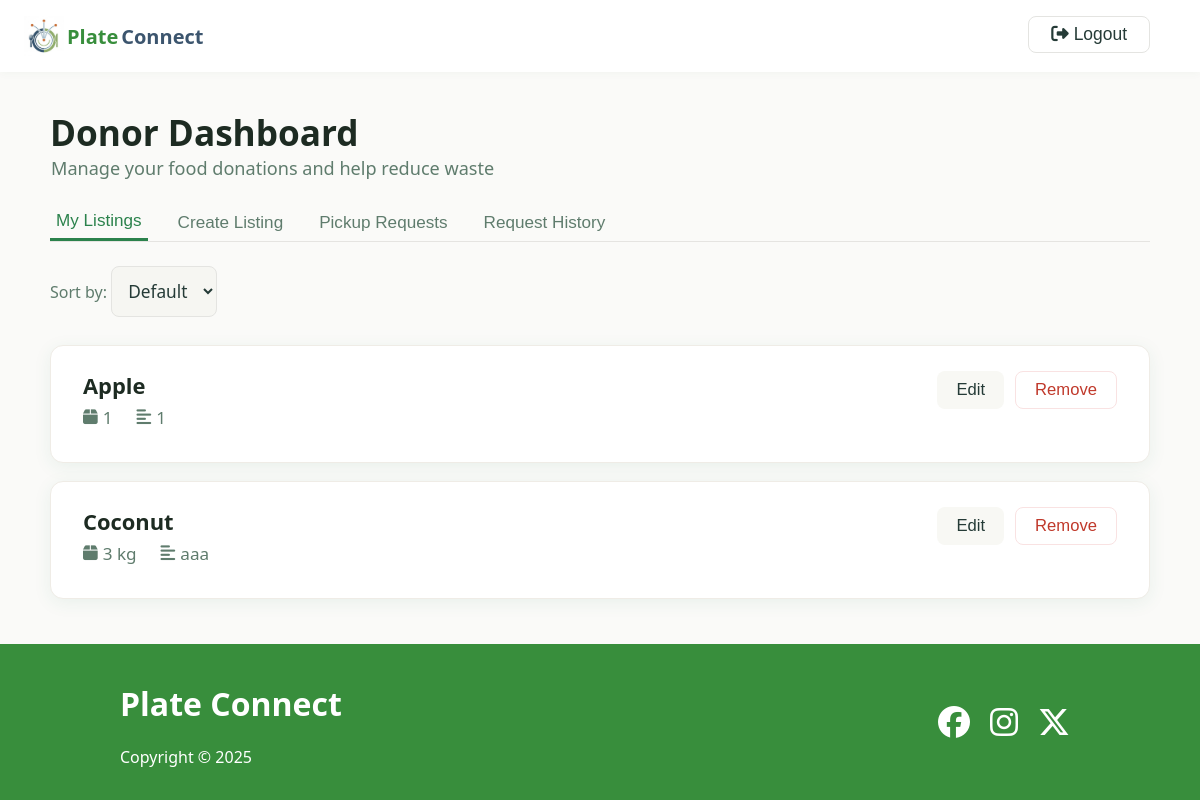
/donor_dashboard (signed in), run on an earlier commit of the app's database.
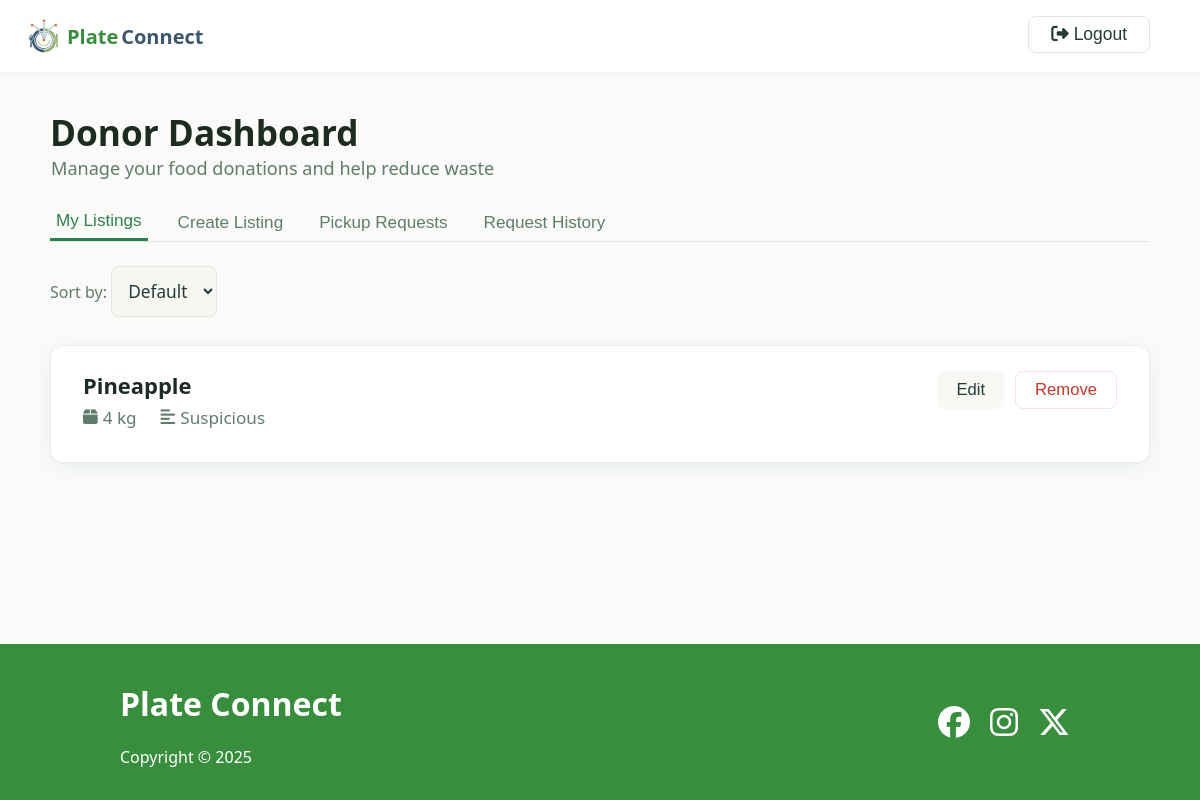
And on a later commit of the database.
### app.py (models this page shows)
class Listing(db.Model):
    id = db.Column(db.Integer, primary_key=True)
    donor_id = db.Column(db.Integer, db.ForeignKey("user.id"), nullable=False)
    food_type = db.Column(db.String(50), nullable=False)
    quantity = db.Column(db.String(50), nullable=False)
    description = db.Column(db.String(200))
    address = db.Column(db.String(200), nullable=False)
    donor = db.relationship("User", backref="listings")
    __table_args__ = {"sqlite_autoincrement": True}

### app.py (the view)
@app.route("/donor_dashboard")
def donor_dashboard():
    donor_id = session.get("user_id")
    if donor_id is None:
        return redirect(url_for("login"))
    listings = Listing.query.filter_by(donor_id=donor_id).all()
    pickup_requests = []
    for listing in listings:
        requests = Request.query.filter_by(
            listing_id=listing.id, status="pending"
        ).all()
        for req in requests:
            ngo_user = User.query.get(req.ngo_id)
            pickup_requests.append(
                {"listing": listing, "ngo": ngo_user, "request": req}
            )
    history_items = History.query.filter(
        History.donor_id == donor_id, History.status.in_(["approved", "removed"])
    ).all()
    request_history = []
    for h in history_items:
        ngo_user = User.query.get(h.ngo_id) if h.ngo_id else None
        request_history.append(
            {
                "id": h.id,
                "food_type": h.food_type,
                "quantity": h.quantity,
                "description": h.description,
                "ngo_name": ngo_user.name if ngo_user else None,
                "status": h.status,
            }
        )
    return render_template(
        "donor_dashboard.html",
        listings=listings,
        pickup_requests=pickup_requests,
        request_history=request_history,
    )

### templates/donor_dashboard.html (shortened to what this page needs)
<!DOCTYPE html>
<html lang="en">
<head>
    <link rel="stylesheet" href="{{ url_for('static', filename='style.css') }}">
    <link rel="stylesheet" href="{{ url_for('static', filename='donor_dashboard.css') }}">
    <link rel="stylesheet" href="https://cdnjs.cloudflare.com/ajax/libs/font-awesome/6.4.2/css/all.min.css">
</head>
<body>
    <main>
        <header class="header">
            <div class="logo">
                <img src="../static/images/logo.png" alt="">
                <a href="/" class="logo-text green-font">Plate</a>
                <a href="/" class="logo-text dark-blue-font">Connect</a>
                <form class='logout' method="POST" action="{{ url_for('logout') }}">
                    <button type="submit" class="back-btn"><i class="fa fa-sign-out-alt"></i> Logout</button>
                </form>
            </div>
        </header>
        <div class="dashboard-container">
            <div class="dashboard-header">
                <div>
                    <h1 class="dashboard-title">Donor Dashboard</h1>
                    <div class="dashboard-subtitle">Manage your food donations and help reduce waste</div>
                </div>
            </div>
            <div class="dashboard-tabs">
                <button class="dashboard-tab active" onclick="showTab('listings')">My Listings</button>
                <button class="dashboard-tab" onclick="showTab('create')">Create Listing</button>
                <button class="dashboard-tab" onclick="showTab('requests')">Pickup Requests</button>
                <button class="dashboard-tab" onclick="showTab('history')">Request History</button>
            </div>
            <div id="tab-listings" class="listings-table">
                {% if listings %}
                <div style="margin-bottom: 8px;">
                    <label for="sort-listings" style="font-weight: 500; color: #5f7c6d;">Sort by:</label>
                    <select id="sort-listings" onchange="sortListings()">
                        <option value="default">Default</option>
                    </select>
                </div>
                {% for listing in listings %}
                <div class="listing-card" data-id="{{ listing.id }}">
                    <div class="listing-details">
                        <div class="listing-title">
                            {{ listing.food_type }}
                        </div>
                        <div class="listing-meta">
                            <span><i class="fa fa-box icon"></i> {{ listing.quantity }}</span>
                            <span><i class="fa fa-align-left icon"></i> {{ listing.description }}</span>
                        </div>
                    </div>
                    <div class="listing-actions">
                        <button class="btn-edit"
                            onclick="editListing('{{ listing.id }}', '{{ listing.food_type|escape }}', '{{ listing.quantity|escape }}', '{{ listing.description|escape }}')">
                            Edit
                        </button>
                        <form method="POST" action="{{ url_for('remove_listing', listing_id=listing.id) }}">
                            <button type="submit" class="btn-remove">Remove</button>
                        </form>
                    </div>
                </div>
                {% endfor %}
                {% else %}
                <div style="color:#5f7c6d; font-size:1.13rem;">No listings yet.</div>
                {% endif %}
            </div>
        </div>
    </main>
    <footer class="footer">
        <div class="container">
            <div>
                <h1>Plate Connect</h1>
                <p>Copyright &copy; 2025</p>
            </div>
            <div class="social">
                <a href="#"><i class="fab fa-facebook fa-2x"></i></a>
                <a href="#"><i class="fab fa-instagram fa-2x"></i></a>
                <a href="#"><i class="fab fa-x-twitter fa-2x"></i></a>
            </div>
        </div>
    </footer>
</body>
</html>

### static/style.css (style rules this page uses)
:root { --green: #388e3c; --dark-green: #1b5e20; --dark-blue: #3C556E; }
html, body { height: 100%; margin: 0; }
body { display: flex; flex-direction: column; min-height: 100vh; }
main { flex: 1; }
.green-font { color: var(--green); }
.dark-blue-font { color: var(--dark-blue); }
body { background: #fafcfb; color: #1b5e20; font-family: 'Segoe UI', 'Arial', sans-serif; margin: 0; padding: 0; }
.header { display: flex; justify-content: space-between; align-items: center; background: #fff; box-shadow: 0 2px 8px rgba(27, 94, 32, 0.03); padding: 0 40px 0 24px; height: 72px; position: sticky; top: 0; z-index: 10; }
.logo { display: flex; align-items: flex-start; gap: 3px; justify-content: center; }
.logo img { height: 40px; }
.logo-text { display: flex; align-self: center; font-size: 1.25rem; font-weight: bold; text-decoration: none; cursor: pointer; transition: color 0.18s; }
.footer { padding: 1rem 0; background: var(--green); }
.footer .container { margin: 0 100px; padding: 0 20px; display: grid; grid-template-columns: repeat(2, 1fr); gap: 20px; height: 100%; color: white; background: var(--green); }
.footer .social { display: flex; justify-content: flex-end; align-items: center; }
.footer .social a { margin: 0 10px; color: white; transition: color 0.2s; }

### static/donor_dashboard.css (style rules this page uses)
body { font-family: 'Segoe UI', Arial, sans-serif; background: #fafaf8; color: #253b37; margin: 0; padding: 0; }
.header .logo { display: flex; justify-content: flex-start; width: 100%; }
.header .logo .logout { margin-left: auto; }
.dashboard-container { max-width: 1100px; margin: 0 auto; padding: 36px 0; }
.dashboard-header { display: flex; align-items: center; gap: 18px; margin-bottom: 8px; }
.back-btn { background: #fff; border: 1px solid #e4e4e1; border-radius: 8px; padding: 7px 22px; color: #253b37; font-size: 1.09rem; cursor: pointer; font-weight: 500; margin-right: 10px; transition: background 0.18s; }
.dashboard-title { font-size: 2.2rem; font-weight: 700; color: #1d2b22; margin: 0; }
.dashboard-subtitle { color: #5f7c6d; font-size: 1.13rem; margin-bottom: 22px; margin-left: 1px; }
.dashboard-tabs { display: flex; gap: 24px; border-bottom: 1px solid #e5e4e1; margin-bottom: 24px; }
.dashboard-tab { padding-bottom: 7px; font-weight: 500; font-size: 1.07rem; color: #5f7c6d; cursor: pointer; border: none; background: none; transition: color 0.18s; }
.dashboard-tab.active { color: #2b824c; border-bottom: 3px solid #2b824c; }
.listings-table { display: flex; flex-direction: column; gap: 18px; margin-top: 4px; }
.listing-card { background: #fff; border-radius: 13px; border: 1px solid #efece6; box-shadow: 0 4px 18px rgba(33, 122, 83, 0.08); padding: 25px 32px; display: flex; justify-content: space-between; align-items: flex-start; transition: box-shadow 0.18s; }
.listing-details { flex: 1; min-width: 0; }
.listing-title { font-size: 1.37rem; font-weight: 700; color: #1d2b22; margin-bottom: 6px; display: flex; gap: 10px; align-items: center; }
.listing-meta { display: flex; gap: 24px; flex-wrap: wrap; margin-bottom: 8px; color: #5f7c6d; font-size: 1.07rem; align-items: center; }
.listing-meta span { display: flex; align-items: center; gap: 5px; }
.listing-meta .icon { font-size: 1.05rem; }
.listing-actions { display: flex; flex-direction: row; gap: 11px; }
.btn-edit, .btn-remove { padding: 8px 19px; border-radius: 8px; font-size: 1.04rem; font-weight: 500; border: none; cursor: pointer; transition: background 0.18s, color 0.18s; background: #f8f8f4; color: #253b37; margin-bottom: 4px; }
.btn-remove { color: #c0392b; background: #fff; border: 1px solid #f9e2e2; }
input, textarea, select { background: #f6f6f2; border: 1px solid #e4e4e1; border-radius: 8px; padding: 12px; font-size: 1.08rem; color: #253b37; resize: vertical; font-family: inherit; margin-bottom: 2px; }

What changed in the data, as far as the page shows it:
removed Listing: food_type "Apple", quantity "1", description "1"
removed Listing: food_type "Coconut", quantity "3 kg", description "aaa"
added Listing: food_type "Pineapple", quantity "4 kg", description "Suspicious"
